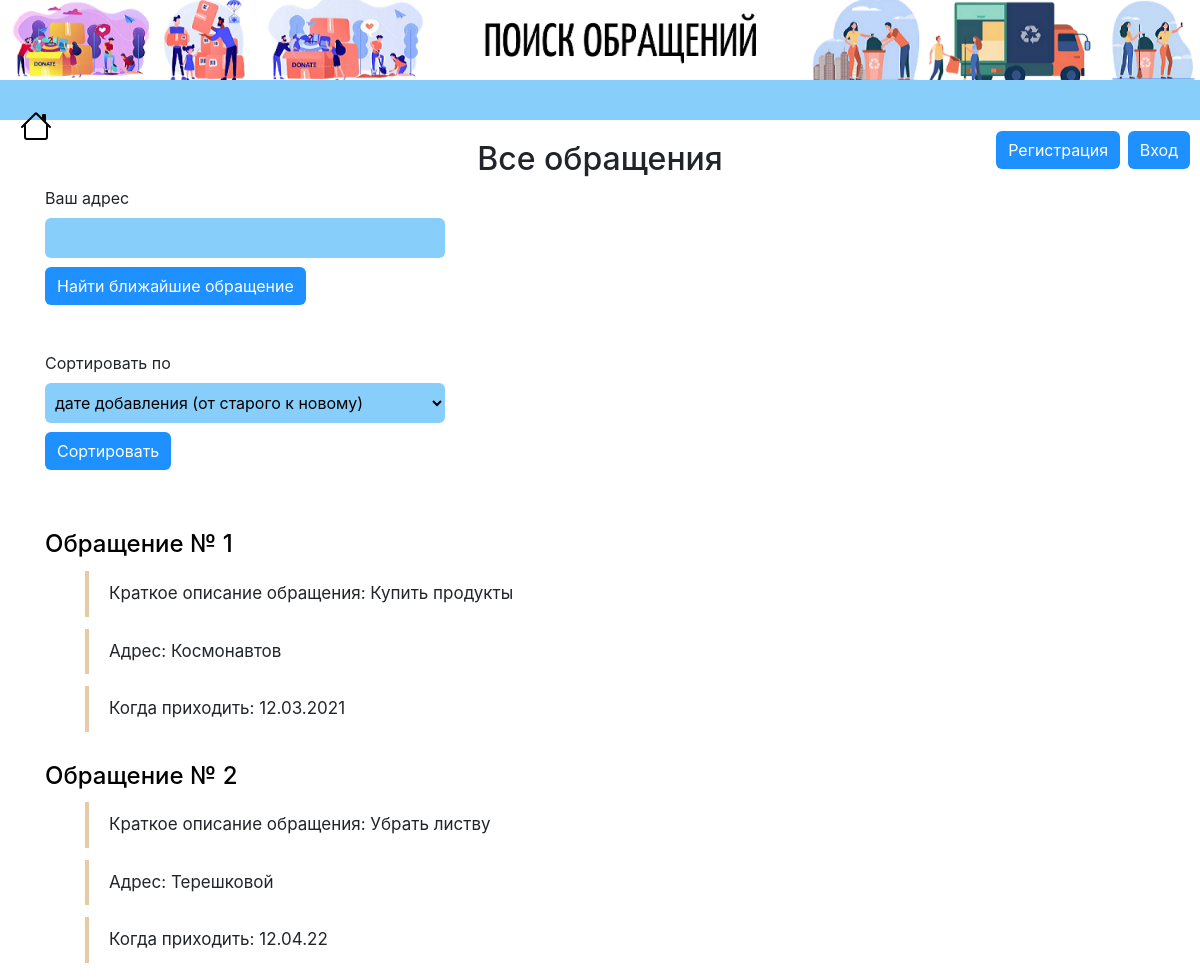
The page / on the database its author committed.
### data/jobs.py (models this page shows)
class Jobs(SqlAlchemyBase):
    __tablename__ = 'jobs'
    id = sqlalchemy.Column(sqlalchemy.Integer,
                           primary_key=True, autoincrement=True)
    employer = sqlalchemy.Column(sqlalchemy.Integer, sqlalchemy.ForeignKey("users.id"))
    description = sqlalchemy.Column(sqlalchemy.String)
    address = sqlalchemy.Column(sqlalchemy.String)
    info = sqlalchemy.Column(sqlalchemy.String, nullable=True)
    date = sqlalchemy.Column(sqlalchemy.String)
    coords = sqlalchemy.Column(sqlalchemy.String)
    is_finished = sqlalchemy.Column(sqlalchemy.Boolean, default=False)
    employee = sqlalchemy.Column(sqlalchemy.Integer, default=0)
    user = orm.relation('User')

### data/jobs_api.py (the view, shortened to what this page needs)
@blueprint.route("/", methods=['GET', 'POST'])
def index():
    form = AddressJob()
    session = db_session.create_session()
    jobs = None
    if jobs is None:
        jobs = session.query(Jobs).all()
    return render_template("index.html", title='Добро начинается с тебя', jobs=jobs, form=form)

### forms/jobs.py
class AddressJob(FlaskForm):
    sorting = SelectField('Сортировать по', choices=[('date_sort_up', 'дате добавления (от старого к новому)'),
                                                     ('date_sort_down', 'дате добавления (от нового к старому)')])
    my_address = StringField('Ваш адрес')
    submit_address = SubmitField('Найти ближайшие обращение')
    submit_sort = SubmitField('Сортировать')

### data/db_session.py (called while the page is built)
def create_session() -> Session:
    global __factory
    return __factory()

### templates/index.html (shortened to what this page needs)
{% extends "base.html" %}
{% block content %}
<h2 class="index-title">Все обращения</h2>
<form action="" method="POST">
    <p>
        {{ form.my_address.label }}<br>
        {{ form.my_address(class="index-form") }}<br>
    </p>
    <p>{{ form.submit_address(type="submit", class="index_button") }}</p>
    <p>
        {{ form.sorting.label }}<br>
        {{ form.sorting(class="index-form") }}<br>
    </p>
    <p>{{ form.submit_sort(type="submit", class="index_button") }}</p>
</form>
{% for item in jobs%}
{% if item.is_finished == False %}
<div class="index-job">
<h4>Обращение № {{ item.id }}</h4>
<ul>
    <li>Краткое описание обращения: {{ item.description }}</li>
    <li>Адрес: {{ item.address }}</li>
    <li>Когда приходить: {{ item.date }}</li>
</ul>
</div>
{% endif %}
{% endfor %}
{% endblock %}

### static/css/style.css (style rules this page uses)
.index-title { text-align: center; margin-top: 20px; }
.index_button { background-color: #1E90FF; border: none; color: #fff; border-radius: 6px; padding: 7px 12px 7px 12px; margin-top: -20px; margin-bottom: 30px; }
.index-form { width: 400px; border: none; border-radius: 6px; min-height: 40px; padding: 6px; background-color: #87CEFA; }
form { width: 60%; }
.index-job { width: 500px; margin-top: 30px; }
.index-job h4 { color: #000000; }
ul { list-style: none; counter-reset: li; }
ul li { border-left: 4px solid #e7caa8; padding:10px 20px 10px 20px; margin: 12px 0 12px 0; font-size: 17px; }

### rows shown on the page
Jobs: id "1", description "Купить продукты", address "Космонавтов", date "12.03.2021"
Jobs: id "2", description "Убрать листву", address "Терешковой", date "12.04.22"
